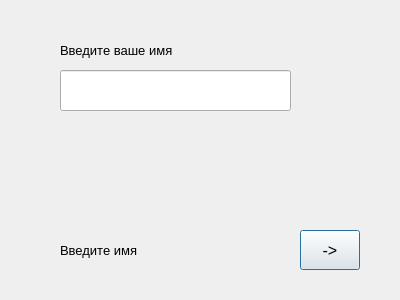
<?xml version="1.0" encoding="UTF-8"?>
<ui version="4.0">
 <class>Dialog</class>
 <widget class="QDialog" name="Dialog">
  <property name="geometry">
   <rect>
    <x>0</x>
    <y>0</y>
    <width>400</width>
    <height>300</height>
   </rect>
  </property>
  <property name="windowTitle">
   <string>Dialog</string>
  </property>
  <widget class="QLineEdit" name="lineEdit">
   <property name="geometry">
    <rect>
     <x>60</x>
     <y>70</y>
     <width>231</width>
     <height>41</height>
    </rect>
   </property>
   <property name="font">
    <font>
     <pointsize>16</pointsize>
    </font>
   </property>
  </widget>
  <widget class="QLabel" name="label">
   <property name="geometry">
    <rect>
     <x>60</x>
     <y>40</y>
     <width>161</width>
     <height>21</height>
    </rect>
   </property>
   <property name="font">
    <font>
     <pointsize>10</pointsize>
    </font>
   </property>
   <property name="text">
    <string>Введите ваше имя</string>
   </property>
  </widget>
  <widget class="QPushButton" name="pushButton">
   <property name="geometry">
    <rect>
     <x>300</x>
     <y>230</y>
     <width>60</width>
     <height>40</height>
    </rect>
   </property>
   <property name="font">
    <font>
     <pointsize>12</pointsize>
    </font>
   </property>
   <property name="text">
    <string>-&gt;</string>
   </property>
  </widget>
  <widget class="QLabel" name="label_2">
   <property name="geometry">
    <rect>
     <x>60</x>
     <y>240</y>
     <width>151</width>
     <height>21</height>
    </rect>
   </property>
   <property name="font">
    <font>
     <pointsize>10</pointsize>
    </font>
   </property>
   <property name="text">
    <string>Введите имя</string>
   </property>
  </widget>
 </widget>
 <resources/>
 <connections/>
</ui>
